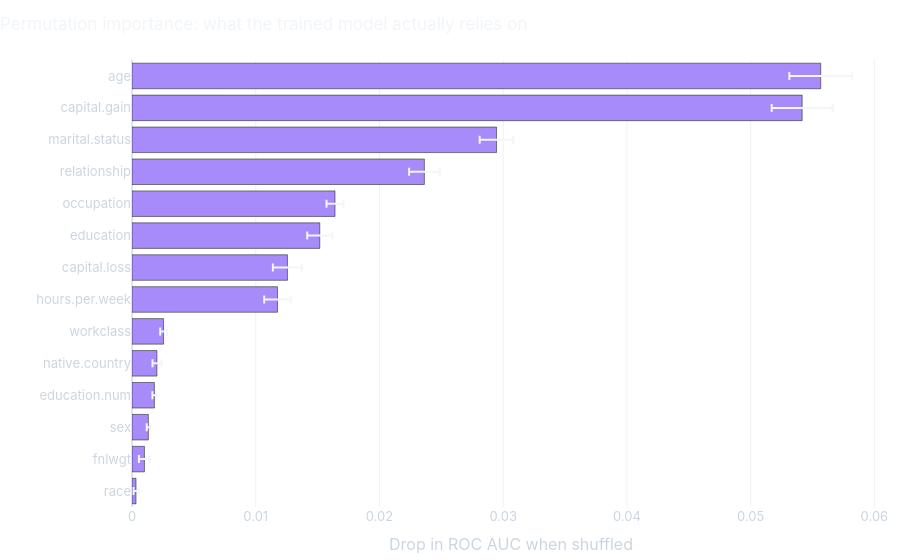

The notebook cell saved with this chart:
### Markdown cell above
## 4. Model-based ranking: permutation importance

**Permutation importance** asks the trained model directly. For each feature, it shuffles that column in the test set, breaking its link to income, and measures how much the model's AUC drops. A big drop means the model relied on that feature. We repeat the shuffle ten times per feature to get error bars.

Unlike mutual information, this accounts for redundancy: if two features carry the same signal, shuffling one barely hurts because the model can lean on the other.

### Code cell
perm = permutation_importance(
    baseline, X_test, y_test, scoring="roc_auc", n_repeats=10, random_state=RANDOM_STATE, n_jobs=-1
)
pi = pd.DataFrame({"mean": perm.importances_mean, "std": perm.importances_std}, index=FEATURES).sort_values("mean")

pi_fig = px.bar(
    pi, x="mean", y=pi.index, orientation="h", error_x="std",
    title="Permutation importance: what the trained model actually relies on",
    labels={"mean": "Drop in ROC AUC when shuffled", "index": ""},
    color_discrete_sequence=[COLORS["Permutation importance"]],
)
pi_fig.update_traces(hovertemplate="%{y}: %{x:.4f}<extra></extra>")
pi_fig.update_layout(yaxis_title="")
pi_fig.show()

### Figure 1 — Plotly figure (JSON) as saved in the notebook; plotly's stock layout.template omitted (floating-point values rounded to 4 significant figures)
{"data": [{"error_x": {"array": [0.0002033, 0.0004484, 0.0001301, 0.0001651, 0.0003597, 0.0002734, 0.001078, 0.001178, 0.001019, 0.0006889, 0.001234, 0.001361, 0.002461, 0.002536]}, "hovertemplate": "%{y}: %{x:.4f}<extra></extra>", "legendgroup": "", "marker": {"color": "#a78bfa", "pattern": {"shape": ""}}, "name": "", "orientation": "h", "showlegend": false, "textposition": "auto", "type": "bar", "x": [0.0003259, 0.001006, 0.001322, 0.001812, 0.002015, 0.002553, 0.01176, 0.01256, 0.01518, 0.01641, 0.02363, 0.02946, 0.05416, 0.05566], "xaxis": "x", "y": ["race", "fnlwgt", "sex", "education.num", "native.country", "workclass", "hours.per.week", "capital.loss", "education", "occupation", "relationship", "marital.status", "capital.gain", "age"], "yaxis": "y"}], "layout": {"barmode": "relative", "legend": {"tracegroupgap": 0}, "title": {"text": "Permutation importance: what the trained model actually relies on"}, "xaxis": {"anchor": "y", "domain": [0.0, 1.0], "title": {"text": "Drop in ROC AUC when shuffled"}}, "yaxis": {"anchor": "x", "domain": [0.0, 1.0], "title": {"text": ""}}}}
